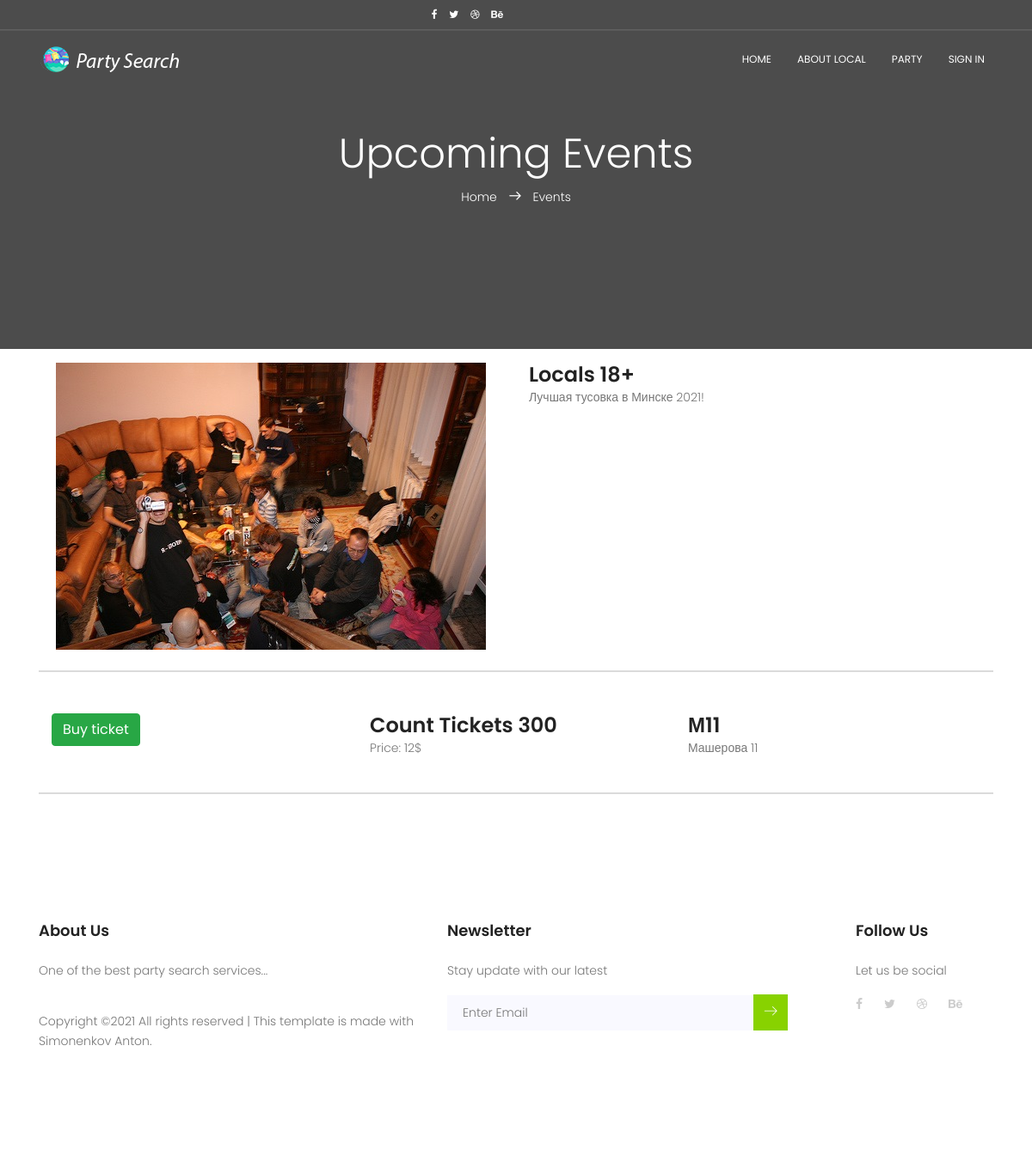
The page /party/party_1/ on the database as committed earlier.
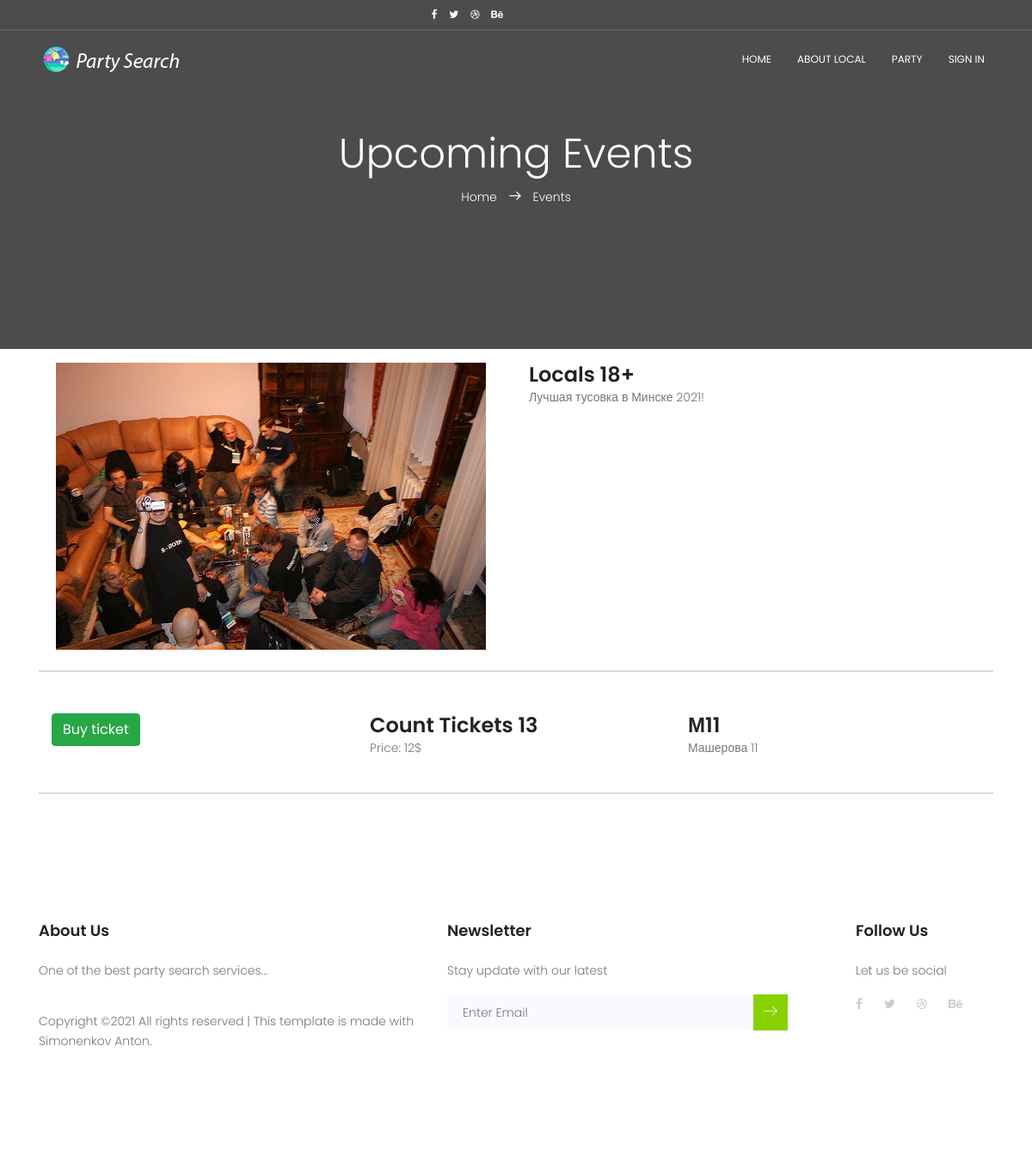
The same page on the database as committed later.
### party/models.py (models this page shows)
class Tickets(models.Model):
    price = models.IntegerField(blank=True)
    date = DateTimeField(blank=True)
    count_ticket = models.IntegerField(blank=True)
    ID_Party = models.ForeignKey(Party, on_delete=models.CASCADE)
    ID_Local = models.ForeignKey(LocalsParty, on_delete=models.CASCADE)

class Party(models.Model):
    name_party = models.CharField(max_length=50, blank=True)
    image_party = models.ImageField(upload_to='media/databaseImageParty', blank=True)
    info_party = models.TextField(blank=True)
    age_party = models.IntegerField(blank=True)

class LocalsParty(models.Model):
    address = models.CharField(max_length=50, blank=True)
    nameLocal = models.TextField(blank=True)
    map_party = models.TextField(blank=True)
    image = models.ImageField(upload_to='media/databaseImageLocal', blank=True)

### party/views.py (the view, shortened to what this page needs)
# urls.py: path(r'party_<int:id_party>/', details_party, name='details_party'),
def details_party(request, id_party):
    context = {}
    tickets = Tickets.objects.get(ID_Party=id_party)
    context['tickets'] = tickets
    return render(request, 'Party/about_party.html', context=context)

### templates/Party/about_party.html (shortened to what the changed rows need)
{% load static %}
<!DOCTYPE html>
<html lang="zxx" class="no-js">
<head>
    <link rel="stylesheet" href="https://cdn.jsdelivr.net/npm/bootstrap@5.1.3/dist/css/bootstrap.min.css"
>
    <link rel="stylesheet" href="{% static 'css/linearicons.css' %}">
    <link rel="stylesheet" href="{% static 'css/font-awesome.min.css' %}">
    <link rel="stylesheet" href="{% static 'css/bootstrap.css'%}">
    <link rel="stylesheet" href="{% static 'css/magnific-popup.css' %}">
    <link rel="stylesheet" href="{% static 'css/nice-select.css'%}">
    <link rel="stylesheet" href="{% static 'css/animate.min.css' %}">
    <link rel="stylesheet" href="{% static 'css/owl.carousel.css' %}">
    <link rel="stylesheet" href="{% static 'css/main.css' %}">
</head>
<body>
<section class="banner-area relative" id="home">
    <div class="container">
        <div class="row d-flex align-items-center justify-content-center">
            <div class="about-content col-lg-12">
                <h1 class="text-white">
                    Upcoming Events
                </h1>
            </div>
        </div>
    </div>
</section>
<div class="container mt-3">
    <div class="row text-center">
        <div class="col-md-6">
            <img src="{{ tickets.ID_Party.image_party.url }}" alt="">
        </div>
        <div class="col-md-6  text-left">
            <h3>{{ tickets.ID_Party.name_party }} {{ tickets.ID_Party.age_party }}+</h3>
            <p>{{ tickets.ID_Party.info_party }}</p>
        </div>
    </div>
    <div class="container">
        <div class="row">
            <div class="col-lg-4 col-md-12">
                <h3>Count Tickets {{ tickets.count_ticket }}</h3>
                <p>Price: {{ tickets.price }}$</p>
            </div>
            <div class="col-lg-4 col-md-12">
                <h3>{{ tickets.ID_Local.nameLocal }}</h3>
                <p>{{ tickets.ID_Local.address }}</p>
            </div>
        </div>
    </div>
</div>
</body>
</html>

Rows that differ between the two databases and show on the page:
changed Tickets "Locals": count_ticket "300" → "13"
